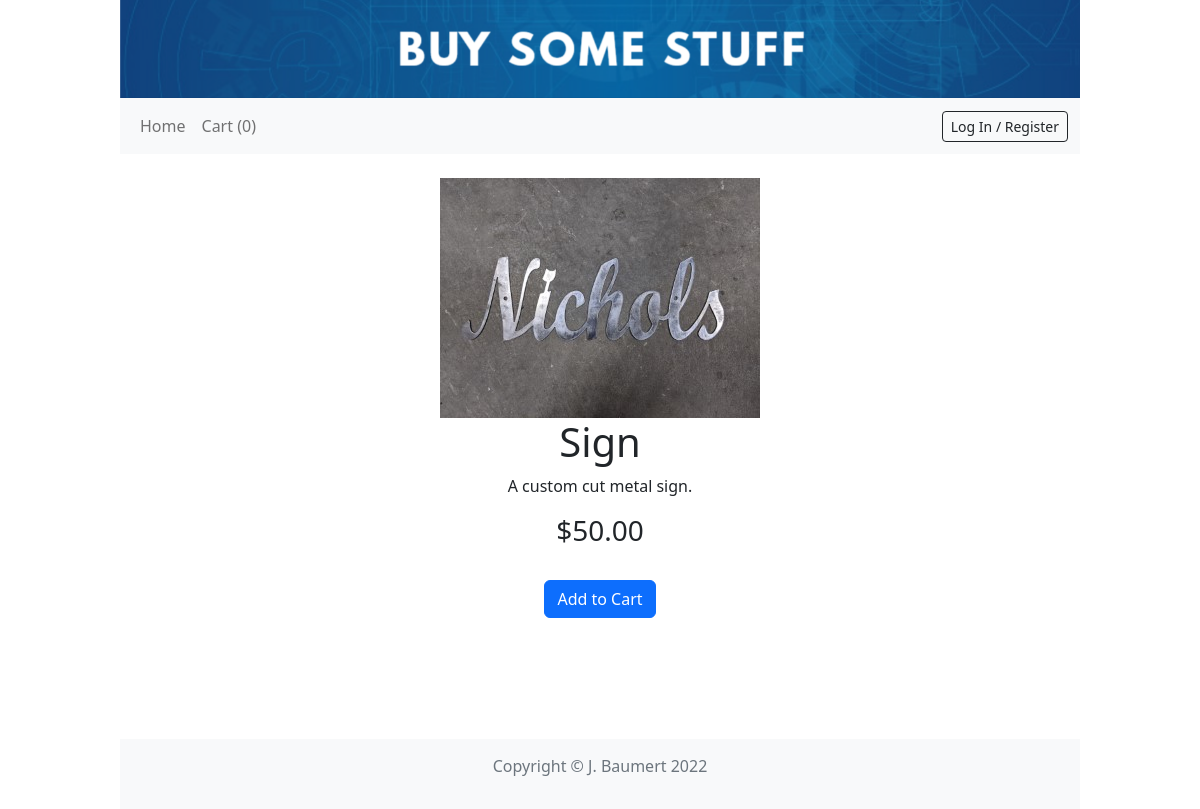
Page /itemdetails/3 on the committed database.
### main.py (models this page shows)
class Item(db.Model):
    __tablename__ = "items"
    id = db.Column(db.INTEGER, primary_key=True)
    name = db.Column(db.VARCHAR(50), nullable=False)
    description = db.Column(db.VARCHAR(200), nullable=False)
    image_path = db.Column(db.VARCHAR(200), nullable=False)
    cost = db.Column(db.VARCHAR(10), nullable=False)
    api_id = db.Column(db.VARCHAR(50), nullable=False)

### main.py (the view)
@app.route("/itemdetails/<int:item_id>")
def item_details(item_id):
    item = Item.query.get(item_id)
    cart_count = len(web_cart)
    return render_template("itemdetails.html", item=item, cart_count=cart_count)

### templates/itemdetails.html
{% extends "base.html" %} {% set title = "Item Details" %} {% block content %}
<div class="short_content" style="width: 80%; margin: 0 auto; text-align: center">
  <br />
  <img src="{{ url_for('static', filename=item.image_path) }}" />
  <br />
  <h1>{{ item.name }}</h1>
  <p>{{ item.description }}</p>
  <h3>{{ item.cost }}</h3>
  <br />
  <a href="{{ url_for('add_to_cart', item_id=item.id) }}" class="btn btn-primary">Add to Cart</a>
</div>
{% endblock %}

### static/styles.css (style rules this page uses)
.short_content { min-height: calc(100vh - 265px); }

### rows in the picture
Item: image_path (picture), name "Sign", description "A custom cut metal sign.", cost "$50.00"

### other values in the picture
{{ cart_count }} "0"
